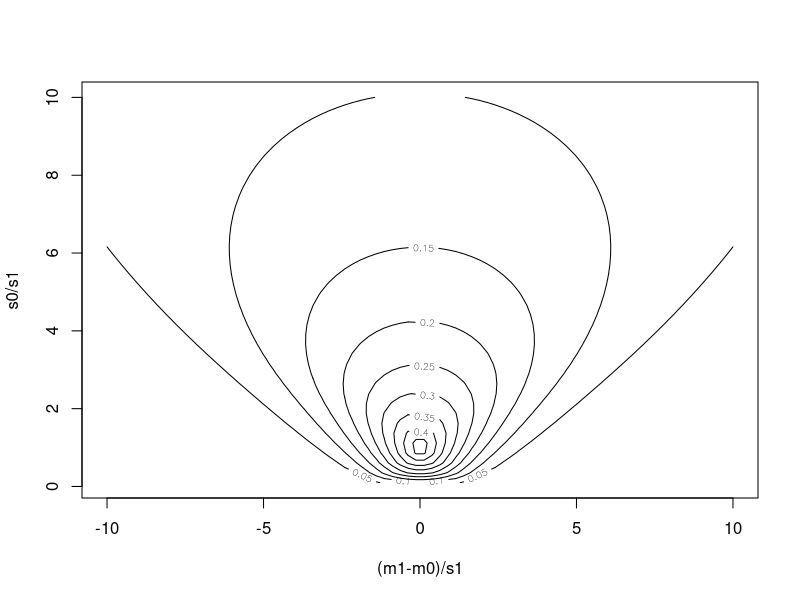
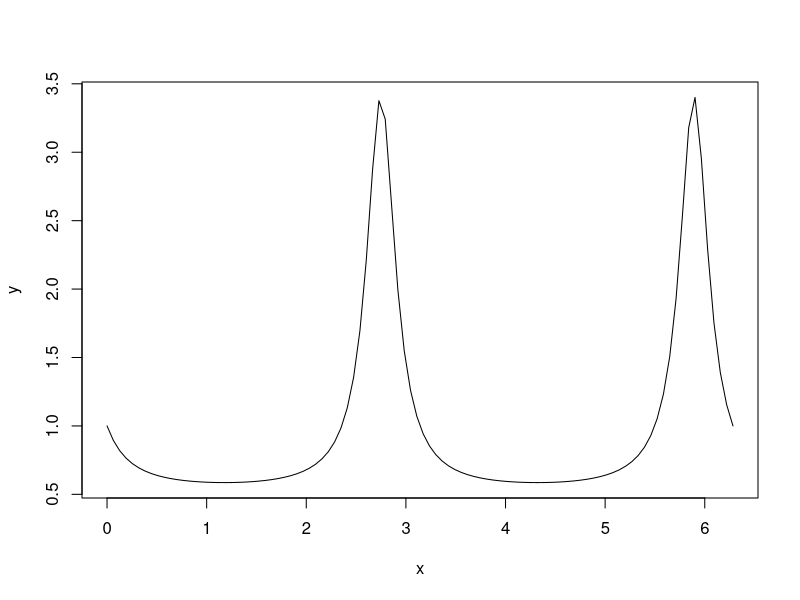

These figures' R source, in order:
f <- function(r, g) {
    if (g == 1) {
        return(pnorm(-abs(r) / 2))
    } else {
        return(1 / 2 * (1 +
                        pnorm((r - g * sqrt(r ^ 2 + (g ^ 2 - 1) * log(g ^ 2))) / (g ^ 2 - 1)) -
                        pnorm((r + g * sqrt(r ^ 2 + (g ^ 2 - 1) * log(g ^ 2))) / (g ^ 2 - 1)) +
                        pnorm((r * g + sqrt(r ^ 2 + (g ^ 2 - 1) * log(g ^ 2))) / (g ^ 2 - 1)) -
                        pnorm((r * g - sqrt(r ^ 2 + (g ^ 2 - 1) * log(g ^ 2))) / (g ^ 2 - 1))))
    }
}

h <- function(r, g) {
    if (g == 0) {
        return(pnorm(-abs(r) / 2))
    } else {
        return(1 / 2 * (1 +
                        pnorm((r - exp(g) * sqrt(r ^ 2 + (exp(2 * g) - 1) * 2 * g)) / (exp(2 * g) - 1)) -
                        pnorm((r + exp(g) * sqrt(r ^ 2 + (exp(2 * g) - 1) * 2 * g)) / (exp(2 * g) - 1)) +
                        pnorm((r * exp(g) + sqrt(r ^ 2 + (exp(2 * g) - 1) * 2 * g)) / (exp(2 * g) - 1)) -
                        pnorm((r * exp(g) - sqrt(r ^ 2 + (exp(2 * g) - 1) * 2 * g)) / (exp(2 * g) - 1))))
    }
}

r <- seq(-10, 10, length.out = 80)
g <- seq(-10, 10, length.out = 80)
z <- matrix(rep(0, 6400), nrow = 80)
for (i in seq_along(r)) {
    for (j in seq_along(g)) {
        z[i, j] <- h(r[i], g[j])
    }
}

r <- seq(-10, 10, length.out = 80)
g <- seq(0.1, 10, length.out = 40)
z <- matrix(rep(0, 3200), nrow = 80)
for (i in seq_along(r)) {
    for (j in seq_along(g)) {
        z[i, j] <- f(r[i], g[j])
    }
}

contour(r, g, z, xlab = "(m1-m0)/s1", ylab = "s0/s1")


A <- matrix(c(1, 1, 1, 3), nrow = 2)
B <- matrix(c(1, 2, 2, 5), nrow = 2)
g <- function(a) (t(a) %*% A %*% a) / (t(a) %*% B %*% a)

x <- seq(0, 2 * pi, length.out = 100)
y <- numeric(100)
for (i in seq_along(x)) y[i] <- g(c(cos(x[i]), sin(x[i])))

plot(x, y, type = "l")
